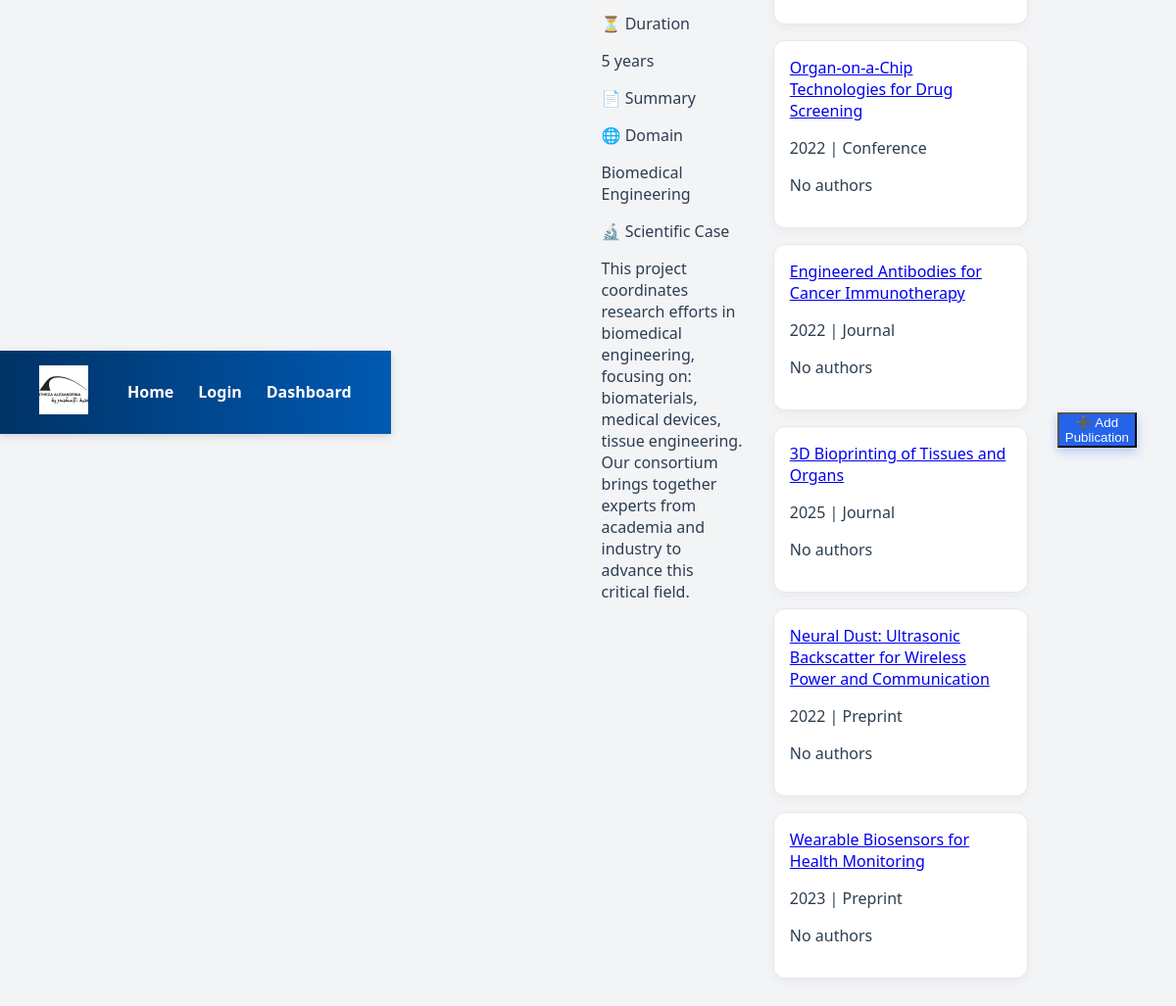
The page /project/746/ on the database its author committed.
### projects/models.py (models this page shows, shortened)
class Project(models.Model):
    title = models.CharField(max_length=200)
    created= models.DateField()
    team  = models.CharField(max_length=300)
    abstract = models.TextField(default="No abstract yet")
    duration = models.CharField(max_length=100)
    domain = models.CharField(max_length=100)
    scientific_case = models.TextField()

class Publication(models.Model):
    project = models.ForeignKey(Project, on_delete=models.CASCADE, related_name='publications')
    title = models.CharField(max_length=200)
    author = models.CharField(Author,max_length=200)
    url = models.URLField(blank=True)
    year = models.PositiveIntegerField()
    file = models.FileField(upload_to='publications/files/', blank=True)
    image = models.ImageField(upload_to='publications/images/', blank=True)
    type = models.CharField(max_length=100, choices=PUBLICATION_TYPES)
    collaborators = models.ManyToManyField(Author)
    uploaded_at = models.DateTimeField(auto_now_add=True)
    abstract = models.TextField(default="No abstract yet")

### projects/views.py (the view)
# urls.py: path('project/<int:pk>/', views.project_detail, name='project_detail'),
def project_detail(request, pk):
    project = get_object_or_404(Project, pk=pk)
    publications = project.publications.prefetch_related('collaborators')
    return render(request, 'projects/project_detail.html', {
        'project': project,
        'publications': publications
    })

### projects/templates/projects/project_detail.html (shortened to what this page needs)
{% extends "base.html" %}
{% block content %}
<div class="container mx-auto p-4">
    <h2 class="text-3xl font-bold mb-6 text-gray-800">{{ project.title }}</h2>
    <div class="bg-white p-6 rounded-lg shadow-lg mb-8">
        <div class="grid md:grid-cols-3 gap-6 text-gray-700">
            <div class="bg-gray-50 rounded-lg p-4 shadow-sm">
                <p class="font-semibold text-gray-900">⏳ Duration</p>
                <p>{{ project.duration }}</p>
            </div>
            <div class="bg-gray-50 rounded-lg p-4 shadow-sm col-span-full">
                <p class="font-semibold text-gray-900">📄 Summary</p>
            </div>
            <div class="bg-gray-50 rounded-lg p-4 shadow-sm">
                <p class="font-semibold text-gray-900">🌐 Domain</p>
                <p>{{ project.domain }}</p>
            </div>
            <div class="bg-gray-50 rounded-lg p-4 shadow-sm col-span-full">
                <p class="font-semibold text-gray-900">🔬 Scientific Case</p>
                <p>{{ project.scientific_case }}</p>
            </div>
        </div>
    </div>
    {% if publications %}
    <div>
        <div class="pub-grid ">
            {% for pub in publications %}
            <div class="pub-card">
                <a href="{% url 'publication_detail' pub.id %}" class="block text-blue-600 hover:underline font-medium text-lg mb-2">
                    {{ pub.title }}
                </a>
                <p class="text-sm text-gray-600">
                    {{ pub.year }} | {{ pub.type }}
                </p>
                {% if pub.authors.exists %}
                    <p class="text-sm text-gray-700 mt-2">👥 {{ pub.authors.all|join:", " }}</p>
                {% else %}
                    <p class="text-sm text-gray-400 italic mt-2">No authors</p>
                {% endif %}
            </div>
            {% endfor %}
        </div>
    </div>
    {% else %}
    <p class="mt-6 text-gray-500 italic">No publications added yet.</p>
    {% endif %}
    <div class="button-group">
        <a href="{% url 'projects_page' %}">
        </a>
        <a href="{% url 'add_publication' project.id %}">
            <button class=btn-add >
                ➕ Add Publication
            </button>
        </a>
</div>
</div>
{% endblock %}

### projects/static/css/styles.css (style rules this page uses)
body { background: linear-gradient(135deg, #dbeafe, #fef3c7); font-family: 'Segoe UI', sans-serif; margin: 0; padding: 0; color: #2c3e50; }
.container { display: flex; max-width: 1200px; margin: 40px auto; gap: 30px; padding: 0 20px; animation: fadeInUp 0.8s ease; }
html, body { height: 100%; margin: 0; }
.container { flex: 1; }
body { background: #f3f4f6; font-family: 'Segoe UI', Tahoma, sans-serif; display: flex; justify-content: center; align-items: center; height: 100vh; }
h2 { text-align: center; margin-bottom: 0.5rem; color: #333; }

### projects/templates/projects/project_detail.html (style rules this page uses)
.pub-grid { display: grid; grid-template-columns: repeat(auto-fit, minmax(260px, 1fr)); gap: 16px; }
.pub-card { background: white; padding: 16px; border-radius: 12px; border: 1px solid #e5e7eb; box-shadow: 0 4px 10px rgba(0, 0, 0, 0.04); transition: transform 0.2s ease, box-shadow 0.2s ease; }
.button-group { margin-top: 30px; display: flex; flex-wrap: wrap; gap: 12px; }
.btn-add { background: #2563eb; color: white; box-shadow: 0 4px 10px rgba(37, 99, 235, 0.3); }

### rows shown on the page
Project: duration "5 years", domain "Biomedical Engineering", scientific_case "This project coordinates research efforts in biomedical engineering, focusing on: biomaterials, medical devices, tissue engineering. Our consortium brings together experts from academia and industry to advance this critical field."
Publication: title "Organ-on-a-Chip Technologies for Drug Screening", year "2022", type "Conference", shows "No authors"
Publication: title "Engineered Antibodies for Cancer Immunotherapy", year "2022", type "Journal", shows "No authors"
Publication: title "3D Bioprinting of Tissues and Organs", year "2025", type "Journal", shows "No authors"
Publication: title "Neural Dust: Ultrasonic Backscatter for Wireless Power and Communication", year "2022", type "Preprint", shows "No authors"
Publication: title "Wearable Biosensors for Health Monitoring", year "2023", type "Preprint", shows "No authors"
